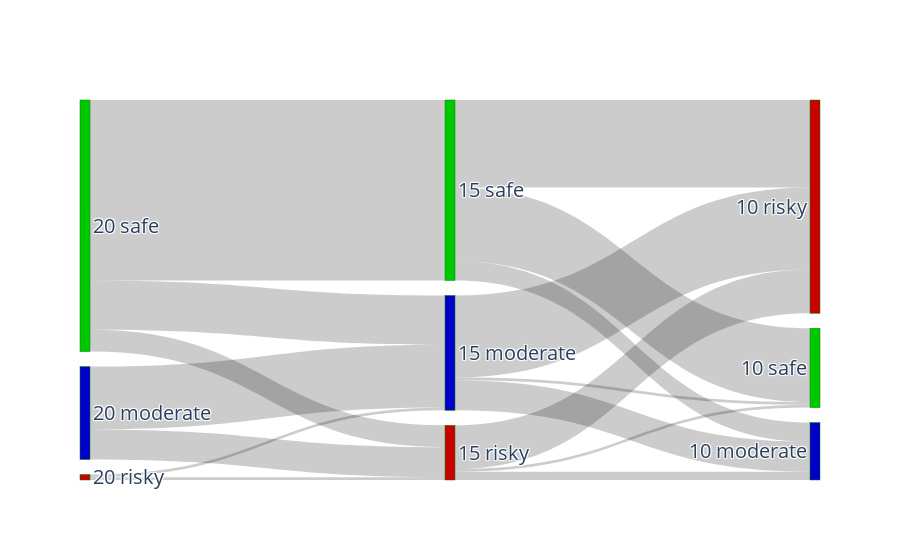

The cell this chart's notebook holds for it:
### Code cell
import plotly.graph_objects as go

fig = go.Figure(data=[go.Sankey(
    arrangement='snap',
    node=dict(
        pad=15,
        thickness=10,
        line=dict(color="green", width=0.5),
        label=list(fl_index_mapping.keys()),
        customdata=list(fl_index_mapping.keys()),
        hovertemplate='%{customdata} has total value %{value}<extra></extra>',
        color=list(fl_color_mapping.values())
    ),
    link=dict(

        arrowlen=0,
        source=links[0],
        target=links[1],
        value=links[2],
        hovertemplate=' ',
    ))])

fig.update_layout(font_size=20)

### Figure 1 — Plotly figure (JSON) as saved in the notebook; plotly's stock layout.template omitted (floating-point values rounded to 4 significant figures)
{"data": [{"arrangement": "snap", "link": {"arrowlen": 0, "hovertemplate": " ", "source": [2, 2, 2, 1, 1, 1, 0, 0, 0, 5, 5, 5, 4, 4, 4, 3, 3, 3], "target": [5, 4, 3, 5, 4, 3, 5, 4, 3, 8, 7, 6, 8, 7, 6, 8, 7, 6], "value": [23, 11, 0, 1, 1, 0, 18, 8, 66, 11, 30, 1, 3, 16, 1, 7, 32, 27]}, "node": {"color": ["rgb(0, 200, 0)", "rgb(200, 0, 0)", "rgb(0, 0, 200)", "rgb(0, 200, 0)", "rgb(200, 0, 0)", "rgb(0, 0, 200)", "rgb(0, 200, 0)", "rgb(200, 0, 0)", "rgb(0, 0, 200)"], "customdata": ["20 safe", "20 risky", "20 moderate", "15 safe", "15 risky", "15 moderate", "10 safe", "10 risky", "10 moderate"], "hovertemplate": "%{customdata} has total value %{value}<extra></extra>", "label": ["20 safe", "20 risky", "20 moderate", "15 safe", "15 risky", "15 moderate", "10 safe", "10 risky", "10 moderate"], "line": {"color": "green", "width": 0.5}, "pad": 15, "thickness": 10}, "type": "sankey"}], "layout": {"font": {"size": 20}}}
